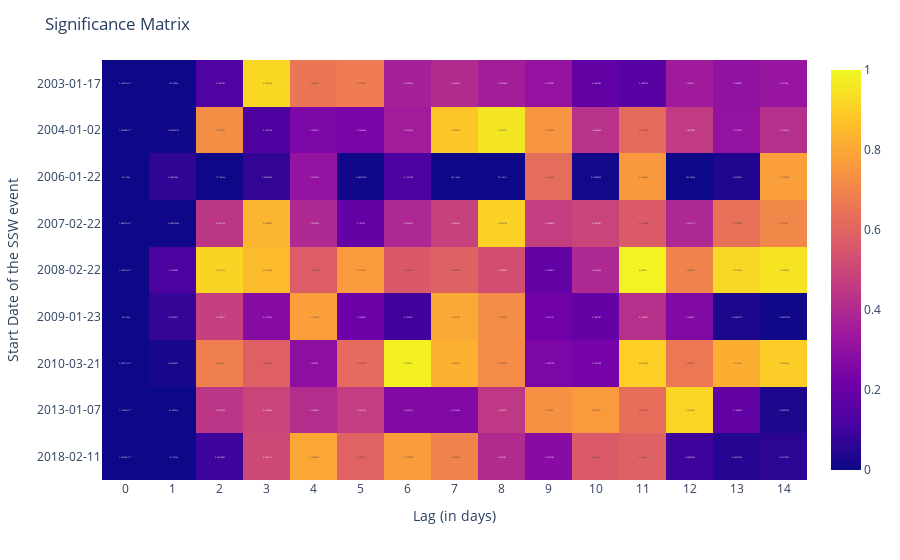

The code cell stored with this chart in its notebook:
### Code cell
# =================================================================================================
# Plot p values for each identifier (SSW starte date) and lag
# =================================================================================================

import plotly.express as px

dates = main_params_df['identifier'].unique()
dates.sort()

fig = px.imshow(coefs_arr_se, text_auto=True, aspect="auto")

# add title to the figure
# Add row labels to the figure
tickvals = list(enumerate(dates))

fig.update_layout(
    title="Significance Matrix",
    yaxis=dict(
        tickmode='array', 
        tickvals=np.arange(len(dates)),
        ticktext=dates,
        title='Start Date of the SSW event'
    ),
    xaxis=dict(
        tickmode='array',
        tickvals=np.arange(np.shape(coefs_arr_se)[1]),
        title='Lag (in days)'
    ),
        coloraxis=dict(
        cmin=0,
        cmax=1
    )
)

fig.show()

### Figure 1 — Plotly figure (JSON) as saved in the notebook; plotly's stock layout.template omitted (floating-point values rounded to 4 significant figures; data arrays with more than 128 entries replaced by an {"elided": "..."} marker saying what was removed)
{"data": [{"coloraxis": "coloraxis", "hovertemplate": "x: %{x}<br>y: %{y}<br>color: %{z}<extra></extra>", "name": "0", "texttemplate": "%{z}", "type": "heatmap", "xaxis": "x", "yaxis": "y", "z": {"elided": "9x15 float values"}}], "layout": {"coloraxis": {"cmax": 1, "cmin": 0, "colorscale": [[0, "#0d0887"], [0.1111, "#46039f"], [0.2222, "#7201a8"], [0.3333, "#9c179e"], [0.4444, "#bd3786"], [0.5556, "#d8576b"], [0.6667, "#ed7953"], [0.7778, "#fb9f3a"], [0.8889, "#fdca26"], [1, "#f0f921"]]}, "margin": {"t": 60}, "title": {"text": "Significance Matrix"}, "xaxis": {"anchor": "y", "domain": [0, 1], "tickmode": "array", "tickvals": [0, 1, 2, 3, 4, 5, 6, 7, 8, 9, 10, 11, 12, 13, 14], "title": {"text": "Lag (in days)"}}, "yaxis": {"anchor": "x", "autorange": "reversed", "domain": [0, 1], "tickmode": "array", "ticktext": ["2003-01-17", "2004-01-02", "2006-01-22", "2007-02-22", "2008-02-22", "2009-01-23", "2010-03-21", "2013-01-07", "2018-02-11"], "tickvals": [0, 1, 2, 3, 4, 5, 6, 7, 8], "title": {"text": "Start Date of the SSW event"}}}}
